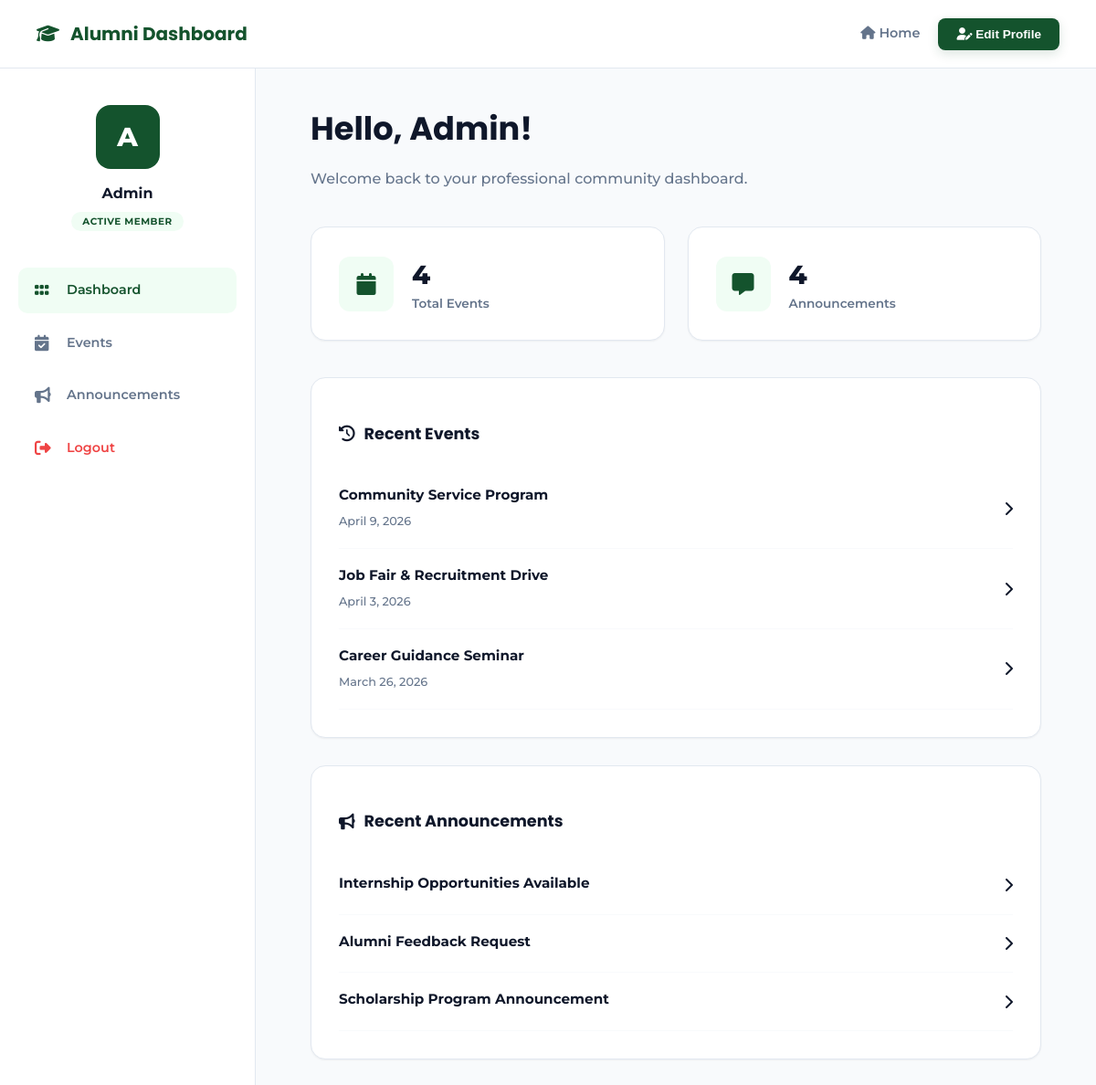
/alumni_app/alumni-dashboard/ (signed in), run on an earlier commit of the app's database.
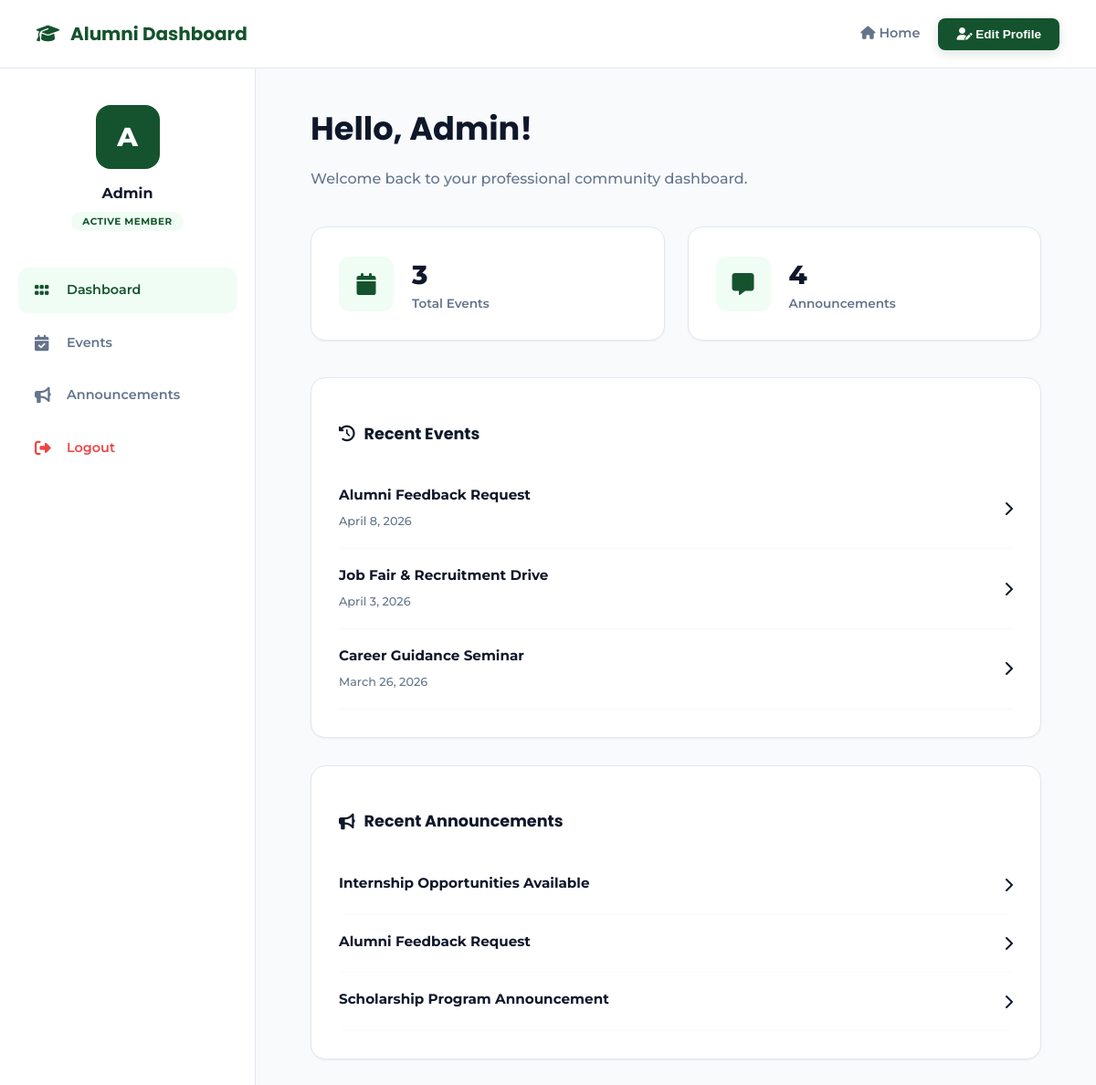
And on a later commit of the database.
### Alumni_app/models.py (models this page shows, shortened)
class Event(models.Model):
    title = models.CharField(max_length=200)
    description = models.TextField()
    date = models.DateField()
    image_url = models.URLField(blank=True, null=True)
    created_by = models.ForeignKey(User, on_delete=models.CASCADE, null=True, blank=True)
    is_approved = models.BooleanField(default=False)
    is_rejected = models.BooleanField(default=False)

class Announcement(models.Model):
    title = models.CharField(max_length=200)
    message = models.TextField()
    image_url = models.URLField(blank=True)
    posted_on = models.DateField(auto_now_add=True)

### Alumni_app/views.py (the view)
# urls.py: path('alumni-dashboard/', views.alumni_dashboard, name='alumni_dashboard'),
@login_required
def alumni_dashboard(request):
    profile, created = Profile.objects.get_or_create(user=request.user)
    context = {
        "profile": profile,
        "total_events": Event.objects.count(),
        "total_announcements": Announcement.objects.count(),
        "recent_events": Event.objects.order_by("-date")[:3],
        "recent_announcements": Announcement.objects.order_by("-posted_on")[:3],
    }
    return render(request, "alumni_dashboard.html", context)

### Alumni_app/templates/alumni_dashboard.html (shortened to what the changed rows need)
{% load static %}
<!doctype html>
<html lang="en">
<head>
    <link rel="stylesheet" href="{% static 'alumni_dashboard.css' %}" />
    <link rel="stylesheet" href="https://cdnjs.cloudflare.com/ajax/libs/font-awesome/6.5.0/css/all.min.css" />
</head>
<body>
    <div class="dashboard-container">
        <main class="main-content">
            <div class="welcome-section">
                <h1>Hello, {{ request.user.username }}!</h1>
            </div>
            <div class="stats">
                <div class="card stat-card">
                    <div class="stat-info">
                        <h2>{{ total_events|default:"0" }}</h2>
                        <p>Total Events</p>
                    </div>
                </div>
                <div class="card stat-card">
                    <div class="stat-info">
                        <h2>{{ total_announcements|default:"0" }}</h2>
                    </div>
                </div>
            </div>
            <div class="content-grid">
                <section class="events-section card">
                    <div class="list-container">
                        {% for event in recent_events %}
                        <div class="list-item">
                            <div class="item-text">
                                <h4>{{ event.title }}</h4>
                                <span>{{ event.date }}</span>
                            </div>
                            <i class="fa-solid fa-chevron-right"></i>
                        </div>
                        {% empty %}
                        <p class="empty-msg">No upcoming events scheduled.</p>
                        {% endfor %}
                    </div>
                </section>
                <section class="announcements-section card">
                    <div class="list-container">
                        {% for announce in recent_announcements %}
                        <div class="list-item">
                            <div class="item-text">
                                <h4>{{ announce.title }}</h4>
                            </div>
                            <i class="fa-solid fa-chevron-right"></i>
                        </div>
                        {% empty %}
                        <p class="empty-msg">No announcements at this time.</p>
                        {% endfor %}
                    </div>
                </section>
            </div>
        </main>
    </div>
</body>
</html>

What changed in the data, as far as the page shows it:
removed Event: title "Community Service Program", date "April 9, 2026"
added Event: title "Alumni Feedback Request", date "April 8, 2026"
Also different on the page:
{{ total_events|default:"0" }}: "4" → "3"
